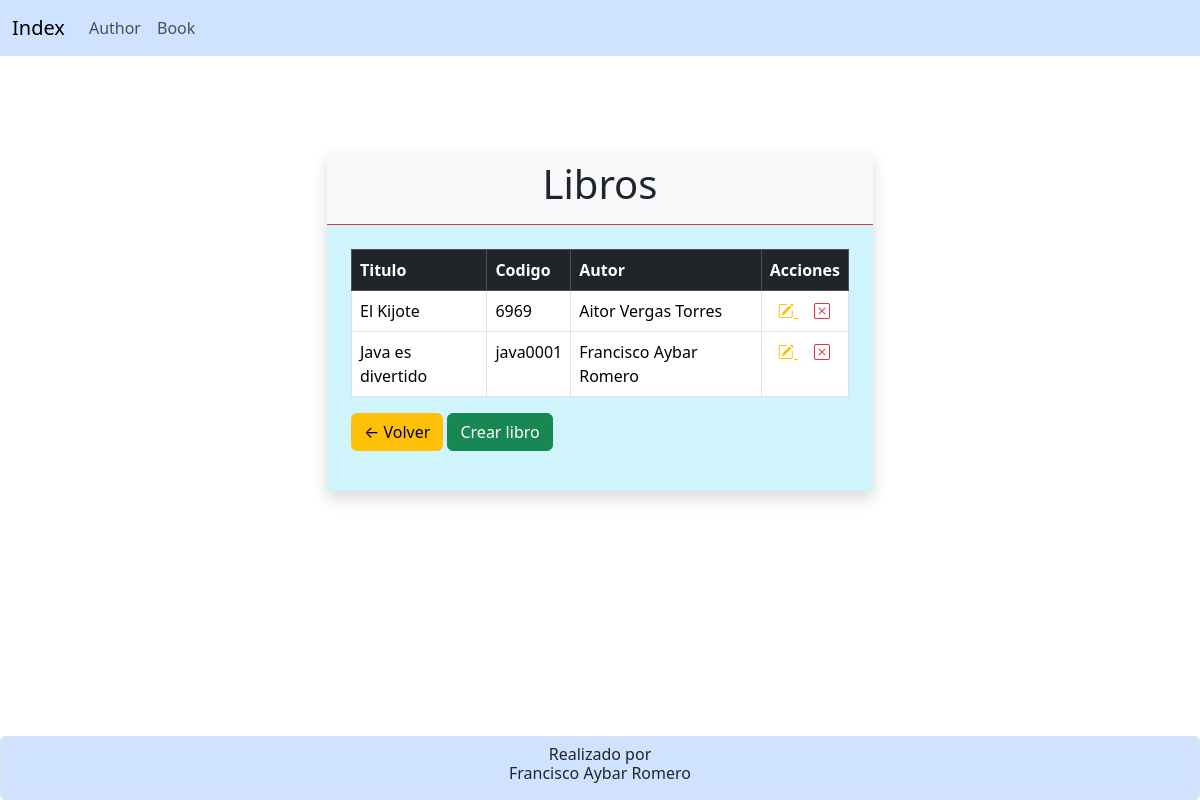
/book/, run on the app's committed database.
### HolaMundo/models.py (models this page shows, shortened)
class Book (models.Model):
    title = models.CharField(
        verbose_name='Título del libro',
        max_length=255,
        unique=True
    )
    cod = models.CharField(
        verbose_name='Codigo',
        max_length=15,
        unique=True
    )
    author = models.ManyToManyField(Author)

class Author (models.Model):
    name=models.CharField (
        verbose_name='Nombre', # etiqueta dentro de la tabla
        max_length= 100,
        default=''
    )
    last_name=models.CharField(
        verbose_name='Apellido',
        max_length=150,
        default=''
    )
    age=models.PositiveSmallIntegerField (
        verbose_name='Edad',
        max_length=3
    )
    mail=models.EmailField(
        verbose_name='Mail',
        max_length=150,
        default=''
    )
    telefono=models.CharField(
        verbose_name='Telefono',
        max_length=10,
        default=''
    )
    def __str__(self):
        return f'{self.name} {self.last_name}'

### HolaMundo/views.py (the view)
# urls.py: path('book/', views.book),
def book (request):
    book = Book.objects.all()
    return render(request,'book.html',{'books': book})

### HolaMundo/templates/book.html (shortened to what this page needs)
{%extends 'index.html'%}
{%block content%}
<div class="container my-5">
    <div class="row justify-content-center">
        <div class="col-12 col-md-8 col-lg-6">
            <section class="bg-light rounded shadow my-5">
                <div class="text-center py-2 border-bottom border-danger">
                    <h1>Libros</h1>
                </div>
                <article class="bg-info-subtle p-4 ">
                    <table class="table table-bordered">
                        <thead class="table-dark">
                            <th>Titulo</th>
                            <th>Codigo</th>
                            <th>Autor</th>
                            <th>Acciones</th>
                        </thead>
                        <tbody>
                            {% for bo in books %}
                            <tr>
                                <td>{{ bo.title }} </td>
                                <td>{{ bo.cod }}</td>
                                <td>
                                    {% for au in bo.author.all %}
                                    {{au}}
                                    {% endfor %}
                                </td>
                                <td>
                                    <a href="/book_update/{{bo.id}}" class="text-warning p-2">
                                        <i class="bi bi-pencil-square"></i>
                                    </a>
                                    <a href="/book_delete/{{bo.id}}" onclick="return confirm('¿Estás seguro de que deseas eliminar este libro?');" class="text-danger p-2">
                                        <i class="bi bi-x-square"></i>
                                    </a>
                                </td>
                            </tr>
                            {% endfor %}
                        </tbody>
                    </table>
                    <div class="my-3 align-middle">
                        <a href="/index/" class="btn btn-warning">
                            ← Volver
                        </a>
                        <a href="/book_create/" class="btn btn-success">
                            Crear libro
                        </a>
                    </div>
                </article>
            </section>
        </div>
    </div>
</div>
{%endblock content%}

### data on the page
Book: title "El Kijote", cod "6969"
Author: name+last_name "Aitor Vergas Torres"
Book: title "Java es divertido", cod "java0001"
Author: name+last_name "Francisco Aybar Romero"
